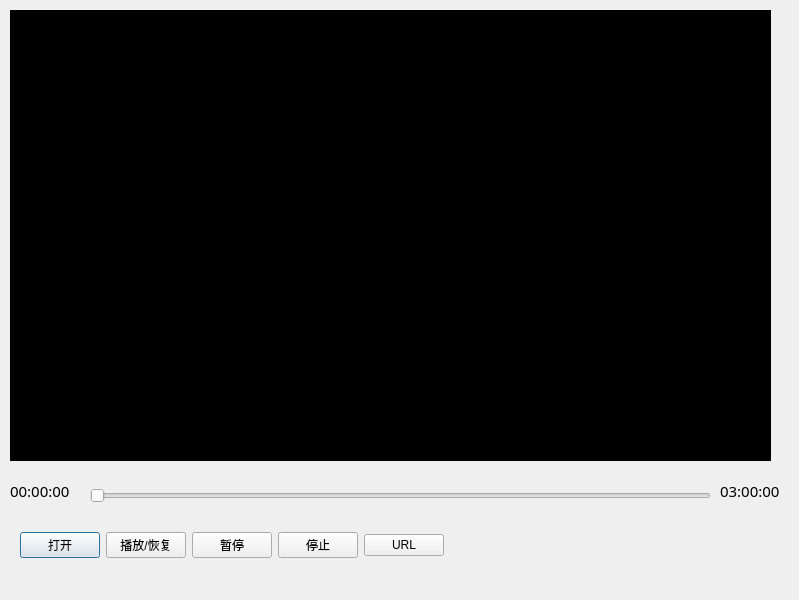
<?xml version="1.0" encoding="UTF-8"?>
<ui version="4.0">
 <class>Play_Dialog</class>
 <widget class="QDialog" name="Play_Dialog">
  <property name="geometry">
   <rect>
    <x>0</x>
    <y>0</y>
    <width>799</width>
    <height>600</height>
   </rect>
  </property>
  <property name="windowTitle">
   <string>Play_Dialog</string>
  </property>
  <widget class="QWidget" name="wd_content" native="true">
   <property name="geometry">
    <rect>
     <x>10</x>
     <y>10</y>
     <width>761</width>
     <height>451</height>
    </rect>
   </property>
   <property name="styleSheet">
    <string notr="true">background-color: rgb(0, 0, 0);</string>
   </property>
   <layout class="QHBoxLayout" name="horizontalLayout">
    <item>
     <widget class="QLabel" name="play_lable">
      <property name="minimumSize">
       <size>
        <width>300</width>
        <height>300</height>
       </size>
      </property>
      <property name="text">
       <string/>
      </property>
     </widget>
    </item>
   </layout>
  </widget>
  <widget class="QSlider" name="time_slider">
   <property name="geometry">
    <rect>
     <x>90</x>
     <y>480</y>
     <width>621</width>
     <height>31</height>
    </rect>
   </property>
   <property name="orientation">
    <enum>Qt::Horizontal</enum>
   </property>
  </widget>
  <widget class="QLabel" name="cur_time">
   <property name="geometry">
    <rect>
     <x>10</x>
     <y>480</y>
     <width>81</width>
     <height>21</height>
    </rect>
   </property>
   <property name="font">
    <font>
     <family>微软雅黑 Light</family>
     <pointsize>11</pointsize>
    </font>
   </property>
   <property name="text">
    <string>00:00:00</string>
   </property>
  </widget>
  <widget class="QLabel" name="end_time">
   <property name="geometry">
    <rect>
     <x>720</x>
     <y>480</y>
     <width>81</width>
     <height>21</height>
    </rect>
   </property>
   <property name="font">
    <font>
     <family>微软雅黑 Light</family>
     <pointsize>11</pointsize>
    </font>
   </property>
   <property name="text">
    <string>03:00:00</string>
   </property>
  </widget>
  <widget class="QWidget" name="">
   <property name="geometry">
    <rect>
     <x>20</x>
     <y>510</y>
     <width>751</width>
     <height>71</height>
    </rect>
   </property>
   <layout class="QHBoxLayout" name="horizontalLayout_2">
    <item>
     <widget class="QPushButton" name="pl_button">
      <property name="text">
       <string>打开</string>
      </property>
     </widget>
    </item>
    <item>
     <widget class="QPushButton" name="pb_resume">
      <property name="text">
       <string>播放/恢复</string>
      </property>
     </widget>
    </item>
    <item>
     <widget class="QPushButton" name="pb_pause">
      <property name="text">
       <string>暂停</string>
      </property>
     </widget>
    </item>
    <item>
     <widget class="QPushButton" name="pb_stop">
      <property name="text">
       <string>停止</string>
      </property>
     </widget>
    </item>
    <item>
     <widget class="QPushButton" name="pb_url">
      <property name="text">
       <string>URL</string>
      </property>
     </widget>
    </item>
    <item>
     <spacer name="horizontalSpacer">
      <property name="orientation">
       <enum>Qt::Horizontal</enum>
      </property>
      <property name="sizeHint" stdset="0">
       <size>
        <width>40</width>
        <height>20</height>
       </size>
      </property>
     </spacer>
    </item>
   </layout>
  </widget>
 </widget>
 <resources/>
 <connections/>
</ui>
